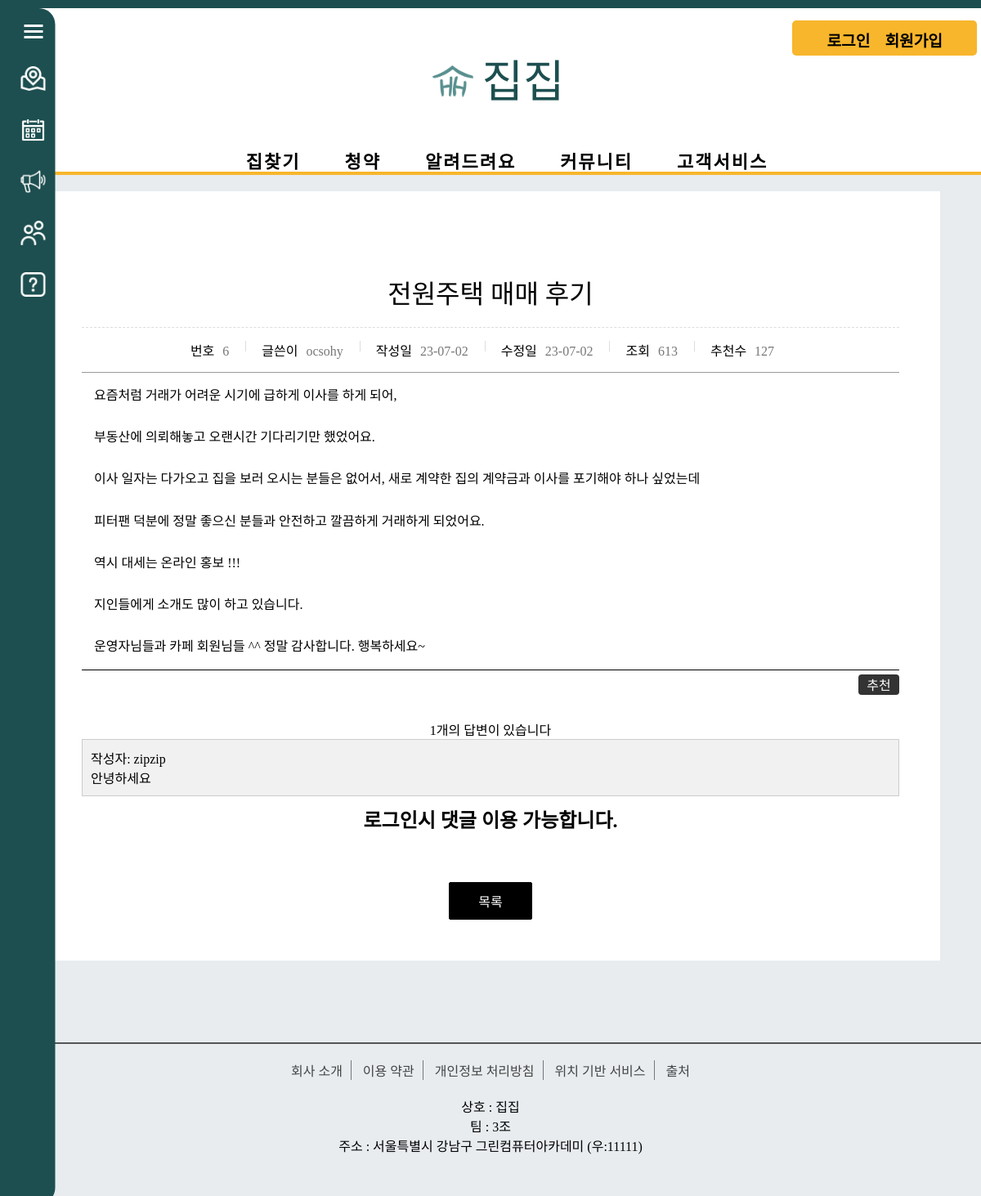
/review/review_detail/6/, run on the app's committed database.
### review/models.py (models this page shows, shortened)
class Review_Board(models.Model):
    r_title = models.CharField(max_length=100)
    r_content = models.TextField()
    user = models.ForeignKey(User, on_delete=models.CASCADE)
    r_regdate = models.DateTimeField()
    r_modifydate = models.DateTimeField(null=True, blank=True)
    r_type = models.CharField(max_length=10) # 리뷰 게시판 타입
    r_hit = models.IntegerField(default=0)
    r_recommend = models.IntegerField(default=0)

class Answer_Review(models.Model):
    author = models.ForeignKey(User, on_delete=models.CASCADE)  # 글쓴이
    content = models.TextField()  # 답변내용
    create_date = models.DateTimeField()  # 등록일
    board_type = models.CharField(max_length=10)  # 게시판 타입 (예: 'free', 'review')
    board_id = models.PositiveIntegerField()  # 게시판 아이디 (Free_Board 또는 Review_Board의 pk)

### review/views.py (the view)
# urls.py: path('review_detail/<int:review_board_id>/', views.review_detail, name='review_detail'), # 거래후기보기
def review_detail(request, review_board_id): # 게시글 상세보기
    review_board = get_object_or_404(Review_Board, id=review_board_id)
    if request.method == 'POST':
        review_board.r_recommend += 1
        review_board.save()
        return redirect('review:review_detail', review_board_id=review_board_id)
    else:
        review_board.r_hit += 1
        review_board.save()
    answers_list = Answer_Review.objects.filter(board_id=review_board_id)
    context = {'review_board': review_board, 'answers_list':answers_list}
    return render(request, 'review/review_detail.html', context)

### templates/review/review_detail.html (shortened to what this page needs)
<!DOCTYPE html>
<html lang="en">
{% load static %}
<head>
    <link rel="stylesheet" href="{% static 'css/review/css/css.css' %}">
</head>
<body>
{% include 'poll/sidebar.html' %}
{% include 'poll/header.html' %}
<div class="board_wrap">
    <div class="board_view_wrap">
        <div class="board_view">
            <div class="title">
                {{ review_board.r_title }}
            </div>
            <div class="info">
                <dl>
                    <dt>번호</dt>
                    <dd>{{review_board.id}}</dd>
                </dl>
                <dl>
                    <dt>글쓴이</dt>
                    <dd>{{review_board.user}}</dd>
                </dl>
                {% if review_board.r_modifydate %}
                <dl>
                    <dt>작성일</dt>
                    <dd>{{ review_board.r_regdate|date:"y-m-d"}}</dd>
                </dl>
                <dl>
                    <dt>수정일</dt>
                    <dd>{{ review_board.r_modifydate|date:"y-m-d"}}</dd>
                </dl>
                {% else %}
                <dl>
                    <dt>작성일</dt>
                    <dd>{{ review_board.r_regdate|date:"y-m-d"}}</dd>
                </dl>
                {% endif %}
                <dl>
                    <dt>조회</dt>
                    <dd>{{review_board.r_hit}}</dd>
                </dl>
                <dl>
                    <dt>추천수</dt>
                    <dd>{{review_board.r_recommend}}</dd>
                </dl>
            </div>
            <div class="cont" style="white-space: pre-wrap;">{{review_board.r_content}}</div>
            <div class="recommendation_button">
                <form action="{% url 'review:review_detail' review_board.id %}" method="post">
                    <button type="submit" class="custombutton">추천</button>
                </form>
            </div>
            <div style="" class="answer_wrap">
                {{ answers_list.count }}개의 답변이 있습니다
                {% for ans in answers_list %}
                <div class="comment">
                    <p>작성자: {{ ans.author }}</p>
                    <p>{{ ans.content }}</p>
                </div>
                {% endfor %}
                {% if user.is_authenticated %}
                <section>
                    <h2>댓글 등록</h2>
                    <form class="comment-form" action="{% url 'review:comment_create' review_board.id %}" method="post">
                        {% csrf_token %}
                        <textarea name="content" rows="10" required></textarea>
                        <button type="submit" class="custombutton">저장</button>
                    </form>
                </section>
                {% else %}
                <h2>로그인시 댓글 이용 가능합니다.</h2>
                {% endif %}
            </div>
            {% if review_board.user == request.user %}
            <div class="bt_wrap">
                <a href="{% url 'review:review_main' %}" class="on">목록</a>
                <a href="{% url 'review:review_update' review_board.id %}" class="delete"
                   data-uri="{% url 'review:review_update' review_board.id %}">수정</a>
                <a href="{% url 'review:review_delete' review_board.id  %}" class="delete"
                   data-uri="{% url 'review:review_delete' review_board.id %}">삭제</a>
            </div>
            {% else %}
            <div class="bt_wrap">
                <a href="{% url 'review:review_main' %}" class="on">목록</a>
            </div>
            {% endif %}
        </div>
    </div>
</div>
{% include 'poll/footer.html' %}
</body>
</html>

### static/css/poll/style.css (style rules this page uses)
* { margin: 0; padding: 0; }
body { background: #e8ecef; font-family: 'GangwonEdu_OTFBoldA'; border-top: 10px solid #1d4f50 }
a { text-decoration: none; }

### static/css/review/css/style.css (style rules this page uses)
* { margin: 0;padding: 0; }
a { text-decoration: none;color: initial; }
.board_wrap { width: 1000px; margin: 20px auto; margin-bottom: 100px; padding:80px 50px 50px 50px; text-align: center; font-family: GangwonEdu_OTFBoldA; background-color: #fff; }
.bt_wrap { margin-top: 60px; text-align: center; }
.bt_wrap button, .bt_wrap a { display: inline-block; min-width: 80px; padding: 10px; border: 1px solid #000; border-radius: 2px; font-size: 16px; }
.bt_wrap a:first-child { margin-left: 0; }
.bt_wrap button, .bt_wrap a.on { background-color: #000; color: #fff; }
.board_view { width: 100%; }
.board_view .title { padding: 20px 15px; border-bottom: 1px dashed #ddd; font-size: 2rem; }
.board_view .info { padding: 15px; border-bottom: 1px solid #999; font-size: 0; }
.board_view .info dl { position: relative; display: inline-block; padding: 0 20px; }
.board_view .info dl:first-child { padding-left: 0; }
.board_view .info dl::before { content: ""; position: absolute; top: 1px; left: 0; display: block; width: 1px; height: 13px; background: #ddd; }
.board_view .info dl:first-child::before { display: none; }
.board_view .info dl dt, .board_view .info dl dd { display: inline-block; font-size: 16px; }
.board_view .info dl dd { margin-left: 10px; color: #777; }
.board_view .cont { padding: 15px; border-bottom: 1px solid #000; line-height: 160%; font-size: 16px; text-align:left; }
.comment { margin-bottom: 10px; padding: 10px 0 10px 10px; background-color: #f1f1f1; border: 1px solid #ccc; text-align: initial; }
.comment p { margin: 0; }
.custombutton { width: 5%; height: 25px; background-color: #333; color: #fff; font-size: 16px; border: none; border-radius: 4px; cursor: pointer; float: right; margin-top: 5px; margin-left: 5px; }
.answer_wrap { padding-top: 60px; }

### data on the page
Review_Board: r_title "전원주택 매매 후기", id "6", user "ocsohy", r_regdate "23-07-02", r_modifydate "23-07-02", r_hit "613", r_recommend "127", r_content "요즘처럼 거래가 어려운 시기에 급하게 이사를 하게 되어, 부동산에 의뢰해놓고 오랜시간 기다리기만 했었어요. 이사 일자는 다가오고 집을 보러 오시는 분들은 없어서, 새로 계약한 집의 계약금과 이사를 포기해야 하나 싶었는데 피터팬 덕분에 정말 좋으신 분들과 안전하고 깔끔하게 거래하게 되었어요. 역시 대세는 온라인 홍보 !!! 지인들에게 소개도 많이 하고 있습니다. 운영자님들과 카페 회원님들 ^^ 정말 감사합니다. 행복하세요~"
Answer_Review: author "zipzip", content "안녕하세요"

### other printed values
{{ answers_list.count }} "1"
